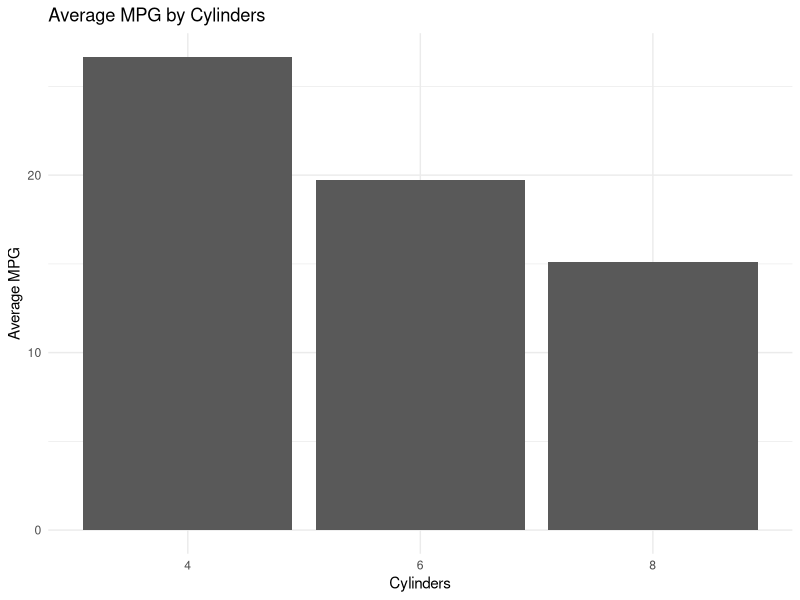
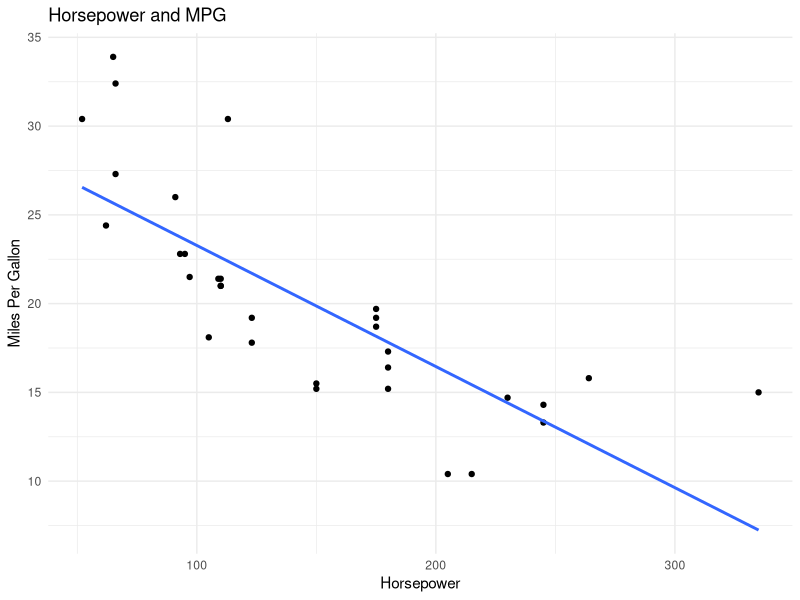

These charts were generated, in order, by the following R code:
## ---- chunk 1
library(tidyverse)

car_data <- mtcars |>
  rownames_to_column("car") |>
  as_tibble()
## ---- chunk 2
nrow(car_data)
## ---- chunk 3
round(mean(car_data$mpg), 1)
## ---- chunk 4
round(mean(car_data$hp), 1)
## ---- chunk 5
car_data |>
  group_by(cyl) |>
  summarize(avg_mpg = mean(mpg), .groups = "drop") |>
  ggplot(aes(x = factor(cyl), y = avg_mpg)) +
  geom_col() +
  labs(
    title = "Average MPG by Cylinders",
    x = "Cylinders",
    y = "Average MPG"
  ) +
  theme_minimal()
## ---- chunk 6
car_data |>
  ggplot(aes(x = hp, y = mpg)) +
  geom_point() +
  geom_smooth(method = "lm", se = FALSE) +
  labs(
    title = "Horsepower and MPG",
    x = "Horsepower",
    y = "Miles Per Gallon"
  ) +
  theme_minimal()
## ---- chunk 7
car_data |>
  select(car, mpg, cyl, hp, wt) |>
  arrange(desc(mpg))
